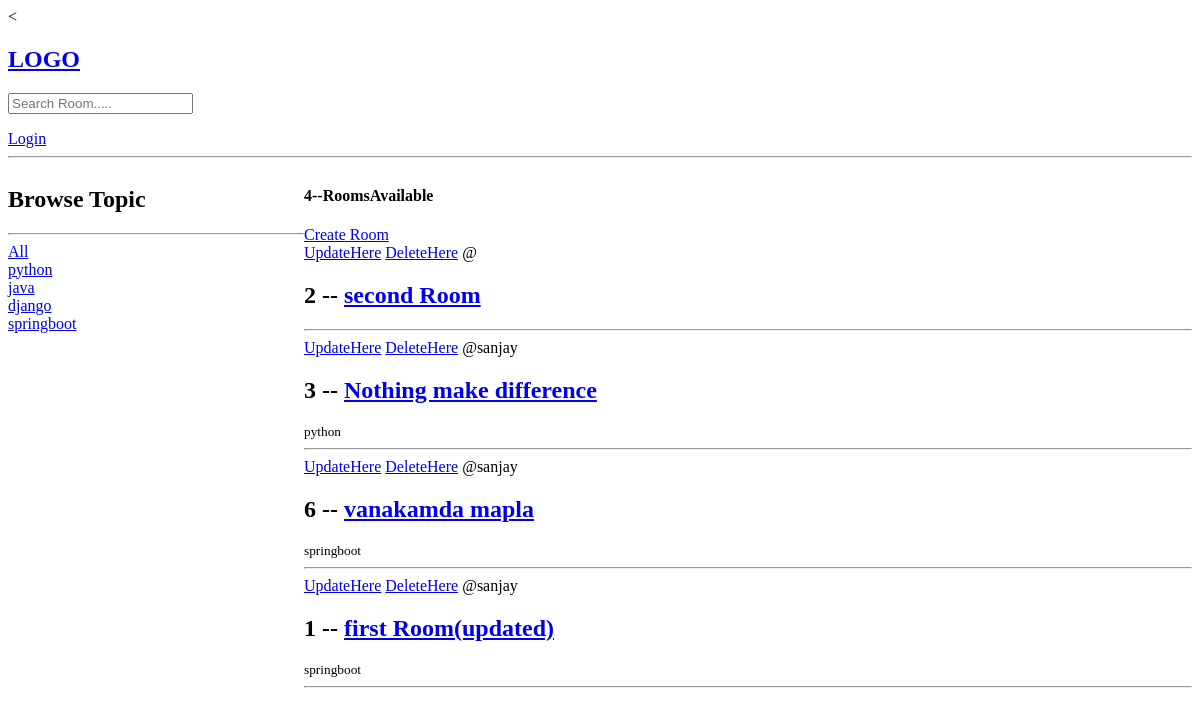
Before: / with the older database file.
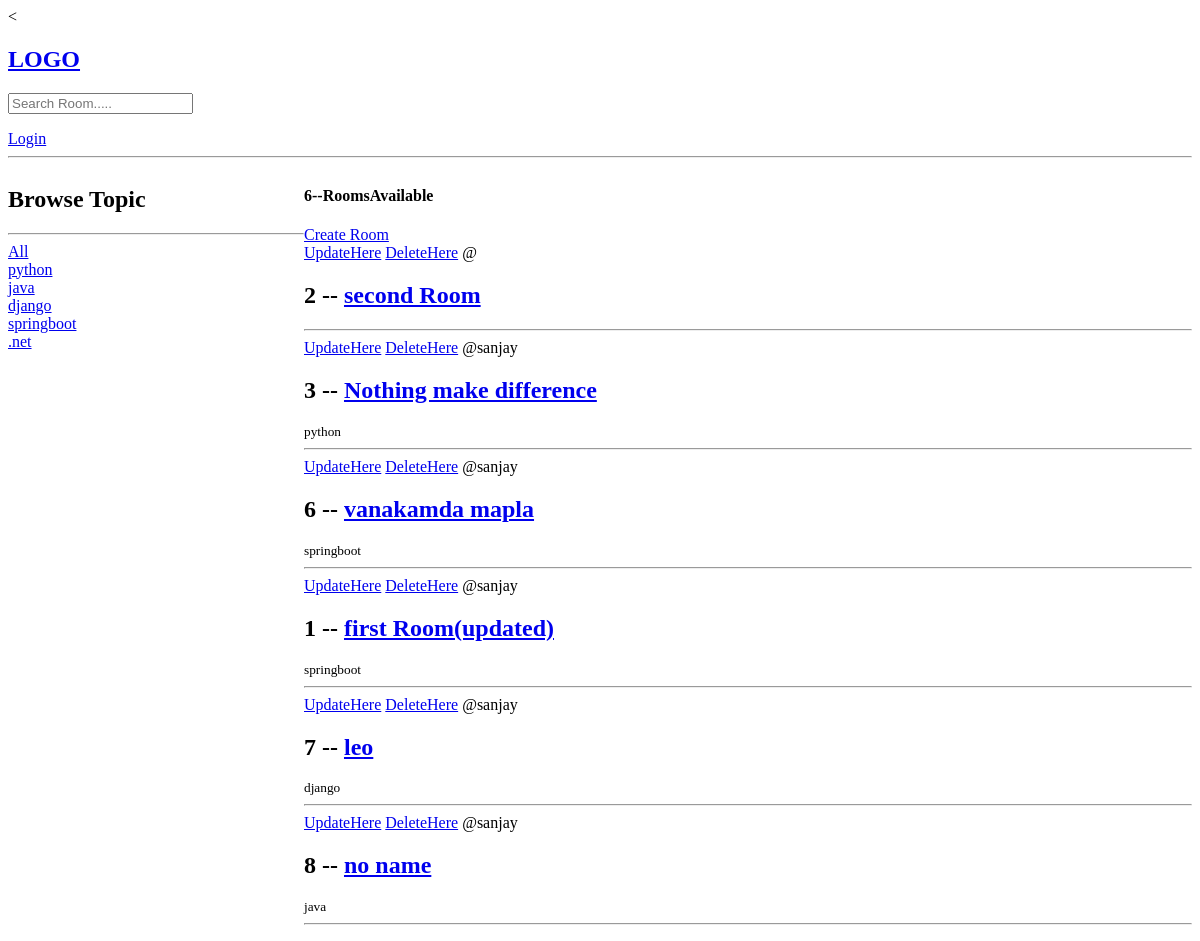
After: the same page with the newer database file.
### base/models.py (models this page shows, shortened)
class Topic(models.Model):
    name=models.CharField(max_length=200)

class Room(models.Model):
    host =models.ForeignKey(User,on_delete=models.SET_NULL,null=True)
    topic =models.ForeignKey(Topic,on_delete=models.SET_NULL,null=True)
    name = models.CharField( max_length=200)
    description = models.TextField(null=True,blank=True)
    updated = models.DateTimeField(auto_now=True)
    created = models.DateTimeField(auto_now_add=True)
    class Meta:
        ordering=['updated','created']

### base/views.py (the view)
# urls.py: path('',views.Home ,name="Home"),
def Home (request):
    q=request.GET.get('q') if request.GET.get('q') != None else ''
    rooms=Room.objects.filter(
                              Q(topic__name__icontains=q ) |
                              Q(name__icontains=q) |
                              Q(description__contains=q)
                              )
    topics=Topic.objects.all()
    room_count=rooms.count()
    context={'rooms':rooms,'topics':topics,'room_count':room_count,}
    return render(request,'base/Home.html',context)

### base/templates/base/home.html (shortened to what this page needs)
{% extends 'main.html' %}
{% block content %}
<div class="home-container">
  <div>
  <h2>Browse Topic</h2>
  <hr>
  <div>
    <a href="{%url 'Home'%}">All</a>
  </div>
  {% for topic in topics %}
   <div>
    <a href="{%url 'Home'%}?q={{topic.name}}">{{topic.name}}</a>
   </div>
  {% endfor %}
  </div>
  <div>
    <h4>{{room_count}}--RoomsAvailable</h4>
    <a href="{% url 'create-room'%}">Create Room</a>
  <div>
    {%for room in rooms%}
    <div>
      <a href="{% url 'update-room' room.id %}">UpdateHere</a>
      <a href="{% url 'delete-room' room.id %}">DeleteHere</a>
      <span>@{{room.host.username}}</span>
       <h2> {{room.id}} -- <a href="{% url 'room' room.id %}">{{room.name}}</a></h2>
       <small>{{room.topic.name}}</small>
       <hr>
    </div>
    {% endfor %}
  </div>
  </div>
</div>
{% endblock content %}

Changed rows visible on the page:
added Topic: name ".net"
added Room: host.username "sanjay", id "7", name "leo", topic.name "django"
added Room: host.username "sanjay", id "8", name "no name", topic.name "java"
Other visible differences:
{{ room_count }}: "4" → "6"
